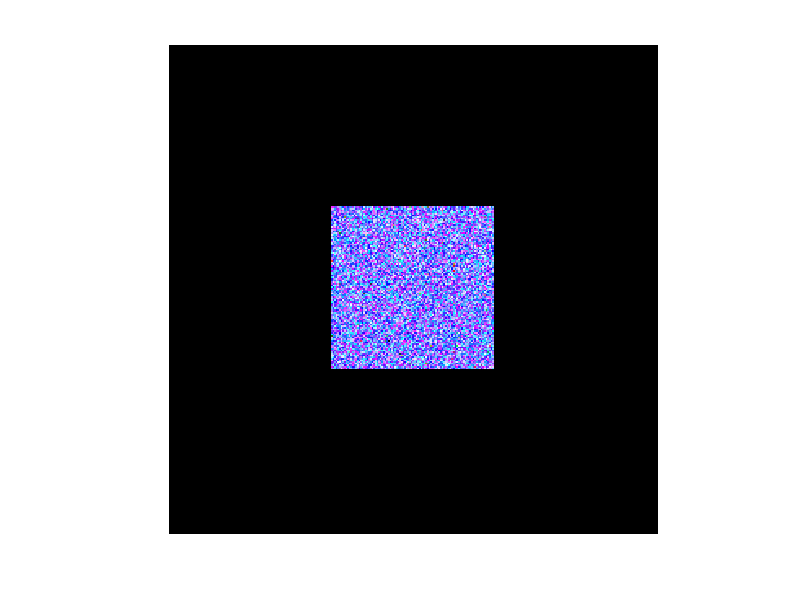

The MATLAB script that drew this image: (Note: this script raises an error after producing the figure.)
clear all; close all;clc;
start_time = cputime;

 %file_name = 'tulipano90_t';
 %G = imread(file_name,'jpg');
 
 
 G=zeros(300,300,3);
 
 G(100:199,100:199,1)=rand(100,100)*1;
 G(100:199,100:199,2)=rand(100,100)*1;
 G(100:199,100:199,3)=rand(100,100)*100;
 figure;
 imshow(G);
 
%G = imread('tulipano10.jpg');
% Noise estimation

%clustering with SLIC algo
% 1000 superpixels using a weighting factor of 1.5 
number_of_segment = 5;
%[l, Am, C] = slic(G, number_of_segment, 1.5, 1, 'median');
[l, Am, C] = slic(G, number_of_segment, 30, 1.5, 'median');
%Am is just a copy of l i this implementation!!!!!!!!!!

figure;
imshow(drawregionboundaries(l, G, [255 255 255]));

[imH imW] = size(l);
number_of_segment=max(max(l));
%compute matrix with neighbours
adj_matrix = zeros(number_of_segment);
for i=2:imH-1
    for j=2:imW-1
        for k=-1:1
            for x=-1:1
                if(l(i,j) ~= l(i+k,j+x))
                    adj_matrix(l(i,j), l(i+k,j+x)) = 1;
                end
            end
        end
     end
end
%l
%adj_matrix
%rgb2gray converts RGB values to grayscale values by forming 
%a weighted sum of the R, G, and B components:
I = rgb2gray(G);
%sobel operation to get edges
%G=int32(G);
H=edge(I,'sobel');
%[E,A]=Sobel(G);
%figure;
%imshow(H);%already a bitmap

Z=conv2(double(H),ones(3),'same');%not bitmap, but doesnt matter
%for plotting we make it a bitmap
for i=1:imH
    for j=1:imW
        if Z(i,j)>0
            Z(i,j)=1;
        end
    end
end
figure;
imshow(Z);


% creation of filters
im_red = G(:, :, 1);
im_green = G(:, :, 2);
im_blue = G(:, :, 3);

Hr1 = medfilt2(im_red);
Hg1 = medfilt2(im_green);
Hb1 = medfilt2(im_blue);
gaussian_filter = fspecial('gaussian',[3 3], 0.5);
Hr2 = imfilter(im_red, gaussian_filter, 'replicate');
Hg2 = imfilter(im_green, gaussian_filter, 'replicate');
Hb2 = imfilter(im_blue, gaussian_filter, 'replicate');
avarage_filter = fspecial('average');
Hr3 = imfilter(im_red, avarage_filter, 'replicate');
Hg3 = imfilter(im_green, avarage_filter, 'replicate');
Hb3 = imfilter(im_blue, avarage_filter, 'replicate');
Hr4 = wiener2(im_red,[3 3]);
Hg4 = wiener2(im_green,[3 3]);
Hb4 = wiener2(im_blue,[3 3]);
Hr5 = wiener2(im_red,[5 5]);
Hg5 = wiener2(im_green,[5 5]);
Hb5 = wiener2(im_blue,[5 5]);

% extraction of feature for every combination color/filter
% color_filter(color, filter)
col_fil = zeros(3, 5, imH, imW);
col_fil(1,1,:,:) = im_red - Hr1;
col_fil(2,1,:,:) = im_green - Hg1;
col_fil(3,1,:,:) = im_blue - Hb1;
col_fil(1,2,:,:) = im_red - Hr2;
col_fil(2,2,:,:) = im_green - Hg2;
col_fil(3,2,:,:) = im_blue - Hb2;
col_fil(1,3,:,:) = im_red - Hr3;
col_fil(2,3,:,:) = im_green - Hg3;
col_fil(3,3,:,:) = im_blue - Hb3;
col_fil(1,4,:,:) = im_red - Hr4;
col_fil(2,4,:,:) = im_green - Hg4;
col_fil(3,4,:,:) = im_blue - Hb4;
col_fil(1,5,:,:) = im_red - Hr5;
col_fil(2,5,:,:) = im_green - Hg5;
col_fil(3,5,:,:) = im_blue - Hb5;


F = zeros(number_of_segment, 3, 5, 2);%feature matrix
counter = zeros(number_of_segment, 3, 5);%how many in that super pixel

%fill the F multidim array with the mean--could be faster 
    for i=1:imH
        for j=1:imW
            if(Z(i,j) == 0)
                for k=1:3 %color
                    for c=1:5 %filter
                        F(l(i,j), k, c, 1) = F(l(i,j), k, c, 1) + col_fil(k,c,i,j);
                        counter(l(i,j), k, c) = counter(l(i,j), k, c) + 1;
                    end
                end
            end
        end
    end

    for i=1:number_of_segment
        for k=1:3 %color
           for c=1:5 %filter
              if(counter(i, k, c) ~= 0)
                F(i, k, c, 1) = F(i, k, c, 1)/counter(i, k, c);
              end
           end
        end
    end


    %fill the array with the standard deviation
    for i=1:imH
        for j=1:imW
            if(Z(i,j) == 0)
                for k=1:3 %color
                    for c=1:5 %filter
                        F(l(i,j), k, c, 2) = F(l(i,j), k, c, 2) + (col_fil(k,c,i,j) - F(l(i,j), k, c, 1))^2;
                    end
                end
            end
        end
    end
    
    for i=1:number_of_segment
        for k=1:3 %color
           for c=1:5 %filter
              if(counter(i, k, c) ~= 0)
                F(i, k, c, 2) = sqrt(F(i, k, c, 2))/(counter(i, k, c));
              end
           end
        end
    end
    
    %F(l(10,10),3,1,2)
    %F(l(150,150),3,1,2)
    
    %calculate F_mean that contains mean values for each feature calculate before 
    %mean over the superpixels
F_mean = zeros(3, 5, 2);
for i=1:number_of_segment
   for k=1:3 %color
      for c=1:5 %filter
          F_mean(k, c, 1) = F_mean(k, c, 1) + F(i, k, c, 1);
          F_mean(k, c, 2) = F_mean(k, c, 2) + F(i, k, c, 2);
      end
   end
end

for k=1:3 %color
   for c=1:5 %filter
        F_mean(k, c, 1) = F_mean(k, c, 1)/number_of_segment;
        F_mean(k, c, 2) = F_mean(k, c, 2)/number_of_segment;
   end
end


%now I need the most distant vector from mean in the set (using euclidian distance)
max_distance = -1;
F_max=zeros(3, 5, 2);


for i=1:number_of_segment
    distance = my_euclidian_distance(squeeze(F(i,:,:,:)), F_mean);
    if(distance > max_distance)
        max_distance = distance;
        F_max = squeeze(F(i,:,:,:));
    end
end


% now we evaluate the weight factor of every segment calculated by SLIC
w = zeros(number_of_segment, 2); 

for i=1:number_of_segment
    w(i,1) = my_euclidian_distance(squeeze(F(i,:,:,:)), F_mean);
    w(i,2) = my_euclidian_distance(squeeze(F(i,:,:,:)), F_max);
end


w(l(5,5),1)
w(l(5,5),2)
w(l(150,150),1)
w(l(150,150),2)
figure;
plot(w(:,1));
hold on;
plot(w(:,2));
hold off;



%preparation for max-flow-min-cut algorithm
K = 0.1; %constant K %value of interaction penalty
        
                                                    
w_adj_matrix(1:number_of_segment,1:number_of_segment)=adj_matrix*K;

%make work vertices for the triangles
E=sum(sum(adj_matrix))/2;% number of edges in the graph
work_vertices_right=zeros(number_of_segment+2,E);
work_vertices_down=zeros(E,number_of_segment+2);

% -------------------------
% | \ data  | |           |
% |  0 \    | |     WVR   |
% |________\|_|           |
% |         |0|           |
% -------------------------
% |           |           |
% |           |    zeros  |
% |    WVD    |           |
% |           |           |
% -------------------------

% fill in the work fields
edge_counter=0;

for j=1:number_of_segment
    for i=1:j
        if adj_matrix(i,j)==1
            edge_counter=edge_counter+1;
            work_vertices_right(j,edge_counter)=K;
            work_vertices_down(edge_counter, i)=K;
            
        end
    end
end
w_adj_matrix=triu(w_adj_matrix,1);

number_of_segment
w_adj_matrix=[...
    [w_adj_matrix, zeros(number_of_segment,1), ones(number_of_segment,1);...
    ones(1,number_of_segment),zeros(1,2);zeros(1,number_of_segment+2);...
    work_vertices_down...
    ]...
    ,[ work_vertices_right;zeros(E)]];



for j=1:number_of_segment
    w_adj_matrix(number_of_segment+1,j)=w(j,1)+K*(sum(adj_matrix(j,:))/2);
    %w_adj_matrix(number_of_segment+2,j)=w(j,2)+K*(sum(adj_matrix(j,:))/2);
    %w_adj_matrix(j,number_of_segment+1)=w(j,1)+K*(sum(adj_matrix(j,:))/2);
    w_adj_matrix(j,number_of_segment+2)=w(j,2)+K*(sum(adj_matrix(j,:))/2);
end

w_adj_matrix=floor(w_adj_matrix*100);

size(w_adj_matrix)
[~,~,Orig] = graphmaxflow(sparse(w_adj_matrix), number_of_segment+1, number_of_segment+2);
O1=Orig(1,:)

L=zeros(imH,imW); %labels

% create label matrix L
for i=1:imH
    for j=1:imW      
        L(i,j) = O1(l(i,j));
    end
end

% create block indicator A
A = zeros(imH, imW);
for i=1:8:imH-8
    for j=1:8:imW-8
        temp = 0;
        for k=0:7
            for z=0:7
                temp = temp + L(i+k,j+z);
            end
        end
        temp = temp / 64;
        for k=0:7
            for z=0:7
                A(i+k,j+z) = temp;
            end
        end
    end
end

for i=1:imH
    for j=1:imW
        if(A(i,j) >= 0.5)
            G(i,j,1) = 255;
            G(i,j,2) = 0;
            G(i,j,3) = 0;
        end
    end
end
figure;
imshow(G);

% print the images
%subplot(1,2,1); imshow(img);
%title(sprintf('Original %s', file_name));
% Time evaluation
stop_time = cputime;
fprintf('Execution time = %0.5f sec\n',abs( start_time - stop_time));




